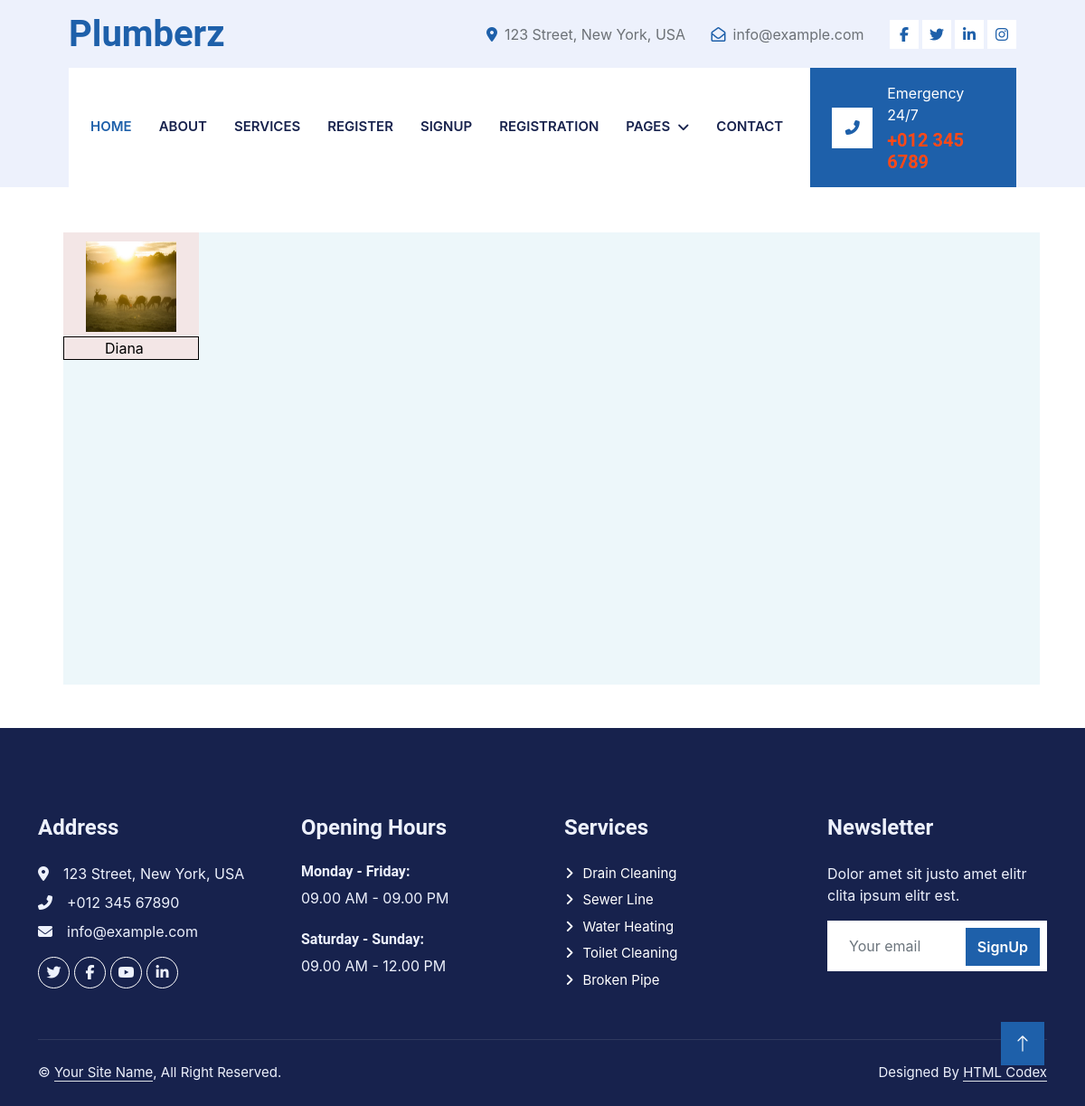
Screenshot of /imagedescription/17 with the database file from the repository.
### myapp/models.py (models this page shows, shortened)
class Movie(models.Model):
    description=models.TextField()
    image=models.ImageField(upload_to='static/upload/')

### myapp/views.py (the view)
# urls.py: path('imagedescription/<int:id>',description, name="description"),
def description(request,id):
    data=Movie.objects.get(id=id)
    return render(request,"imagedescription.html",{'data':data})

### myapp/templates/imagedescription.html
{% include 'header.html' %}
<div style="width:90%; height:500px; background-color:rgb(237, 247, 250); margin-left:70px; margin-top:50px;">
    <div style="height: 180; width: 150px; background-color:rgb(243, 230, 230);">
        <img src="/{{data.image}}" alt="" style="width: 100px; height:100px; margin-top:10px; margin-left:25px;" >
        <p style="border: black 1px solid; padding-left: 45px; margin-top:5px; color:black">{{data.description}}</p>
     </div>
</div>
{% include 'footer.html' %}

### myapp/static/css/style.css (style rules this page uses)
:root { --primary: #1E60AA; --secondary: #FF4917; --light: #EDF1FC; --dark: #17224D; }

### rows the page displays
Movie: image (picture), description "Diana"
